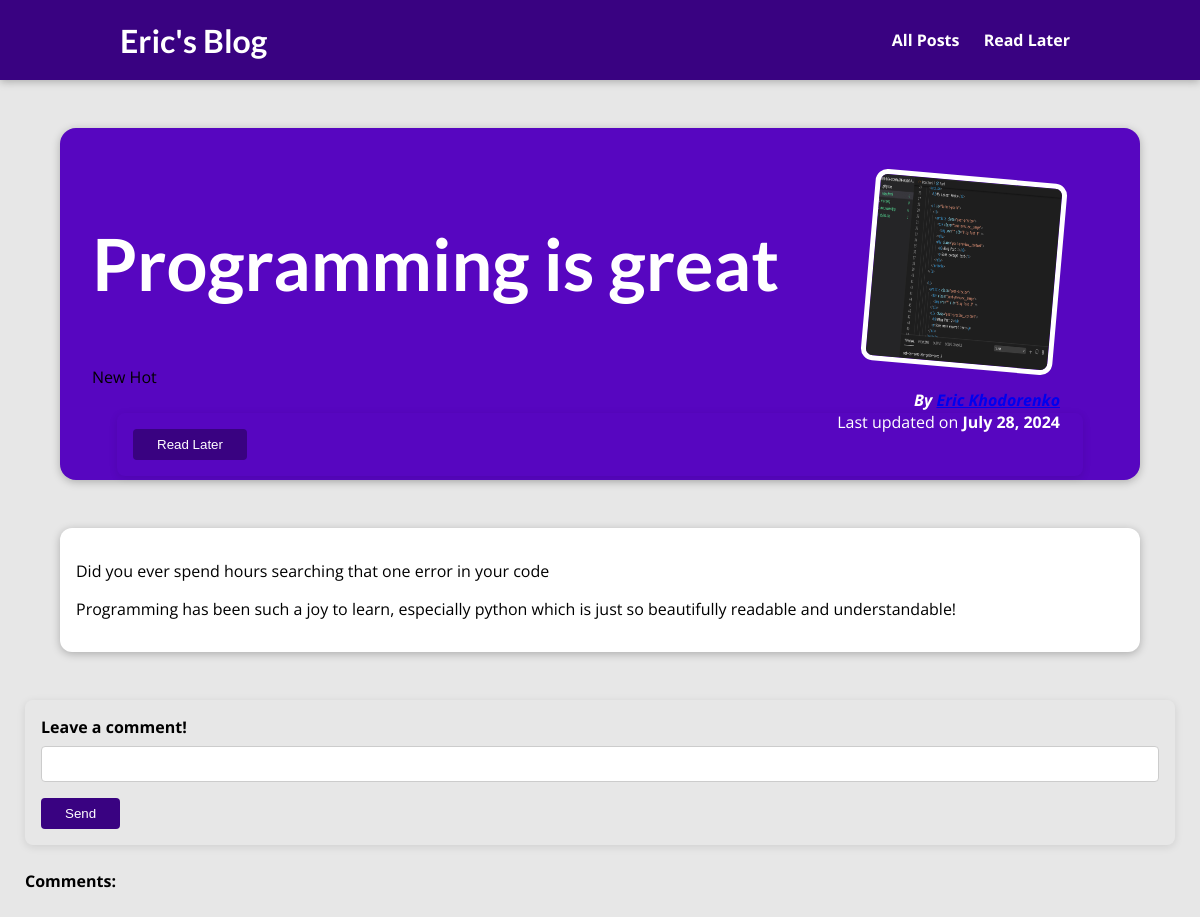
The app's page /posts/programming-is-great, older data.
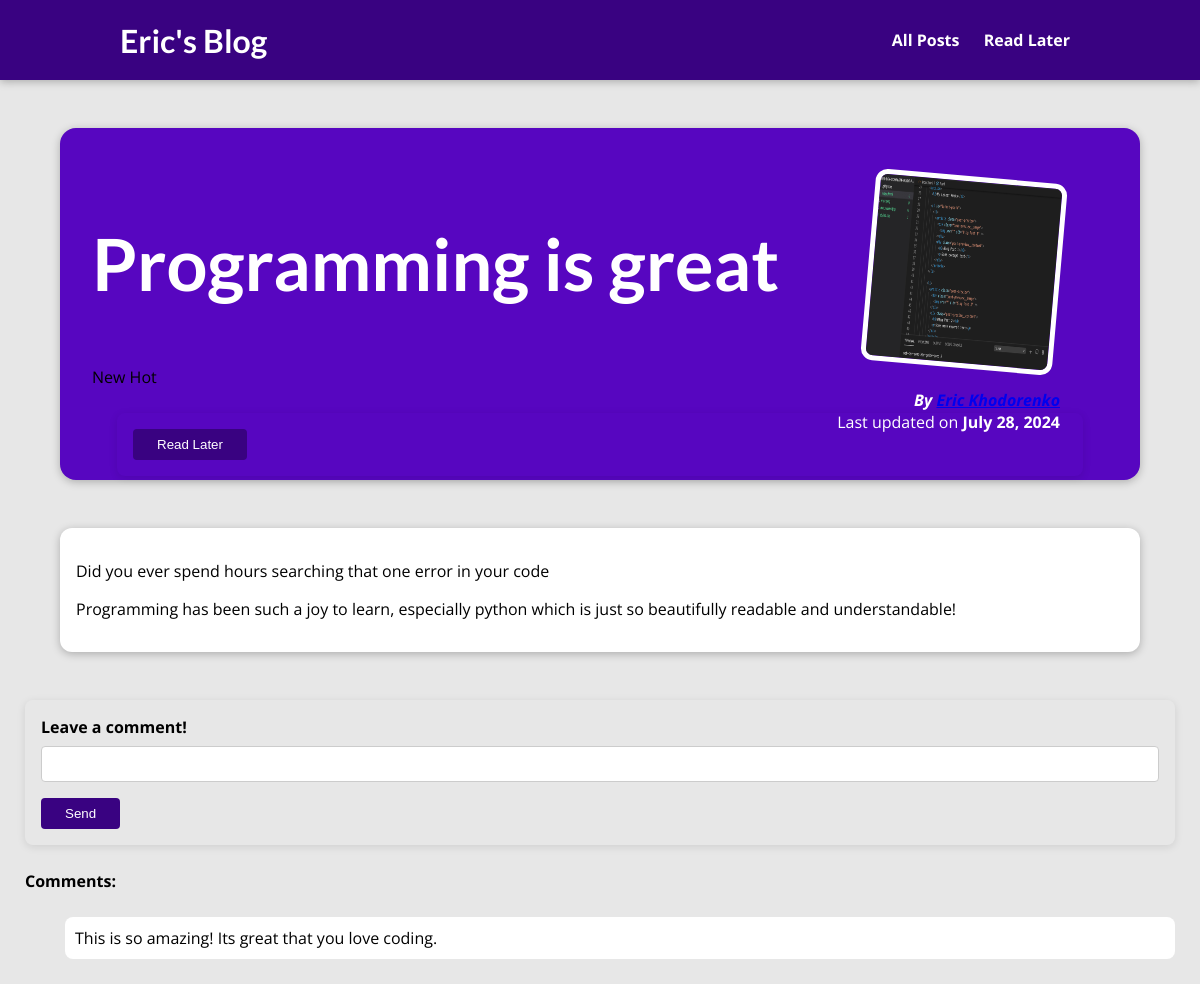
The same page, newer data.
### blog/models.py (models this page shows, shortened)
class Post(models.Model):
    title = models.CharField(max_length=100)
    excerpt = models.CharField(max_length=500)
    image_name = models.CharField(max_length=100)
    date = models.DateField()
    slug = models.SlugField(default="",null=False,db_index=True)
    content = models.TextField(max_length=10000)
    caption = models.ManyToManyField(Tag)
    author = models.ForeignKey(Author, on_delete=models.CASCADE,related_name="posts")

class Tag(models.Model):
    caption = models.CharField(max_length=50)

class Author(models.Model):
    first_name = models.CharField(max_length=25)
    last_name = models.CharField(max_length=25)
    email = models.EmailField(max_length=50)
    def __str__(self):
        return f"{self.first_name} {self.last_name}"

class Comment(models.Model):
    comment = models.CharField(max_length=300)
    post = models.ForeignKey(Post,on_delete=models.CASCADE,related_name="all_comments")

### blog/views.py (the view)
# urls.py: path("posts/<slug:slug>", views.SinglePostView.as_view(),name="post"),
class SinglePostView(DetailView):
    template_name = "blog/post.html"
    model = Post
    def get_context_data(self, **kwargs):
        context = super().get_context_data(**kwargs)
        object = self.get_object()
        context["form"] = CommentForm()
        context["post_tags"] = object.caption.all()
        return context
    def post(self, request, *args, **kwargs):
        self.object = self.get_object() # i am basically getting ourself in this function. im getting the post object.
        form = CommentForm(request.POST)
        if form.is_valid():
            comment = Comment(post=self.object, comment=form.cleaned_data['comment']) # 'comment' is the variable we are accessing from the form.
            comment.save() # saving this comment object to our database.
            return redirect("post", self.object.slug) # redirect works by taking the name from the urls.py of the template we want to navigate to, and then

### blog/forms.py
class CommentForm(forms.Form):
    comment = forms.CharField(label="Leave a comment!",max_length=300,error_messages={
        "required":"Your comment can't be empty",
        "max_length":"Your comment is too long"
    })

### blog/templates/blog/post.html (shortened to what this page needs)
{%extends "base.html"%}
{%load static%}
{% block css_files%}
  <link rel="stylesheet" href="{% static "blog/post-detail.css"%}"/>
{%endblock%}
{%block content%}
<header id="main-navigation">
  <h1><a href="{% url "index" %}">Eric's Blog</a></h1>
  <nav>
    <a href="{% url "posts" %}" style="margin:10px;">All Posts</a>
    <a href="{% url "read-later" %}" style="margin:10px;">Read Later</a>
  </nav>
</header>
  <section id="summary">
    <h2>{{post.title}}</h2>
    <div>
      {%for tag in post_tags %}
        <span class = "tag">{{tag.caption}}</span>
      {%endfor%}
    </div>
    <div class="read-later">
      <form action="{% url "read-later" %}" method="POST">
        <button type="submit">Read Later</button>
      </form>
    </div>
    <article>
      <img src="{% static "blog/images/"|add:post.image_name %}" alt ="Post Title" />
      <address>By <a href="mailto: {{post.author.email_address}}">{{post.author}}</a></address>
      <div>
        Last updated on <time>{{post.date}}</time>
      </div>
    </article>
  </section>
  <main>
    <p>
      {{post.excerpt}}
    </p>
    <p>
      {{post.content}}
    </p>
  </main>
  <section id="comment-section">
    <form method="POST" action="{%url "post" post.slug %}">
      {% for field in form %}
        <div class="form-control {% if field.errors %} errors {% endif %}">
          {{field.label_tag}}
          {{field}}
        </div>
        {% endfor %}
        <button type="submit">Send</button>
    </form>
  </section>
  <section id="all-comments">
    <h4>Comments:</h4>
    <ul>
    {% for comment in post.all_comments.all %}
      <div class="comment-div"><li>{{comment.comment}}</li></div>
    {% endfor %}
    </ul>
  </section>
{% endblock %}

### templates/base.html (shortened to what this page needs)
{%load static%}
<!DOCTYPE html>
<html lang="en">
<head>
    <link rel="stylesheet" href="{% static "styles.css" %}">
    {% block css_files %}{% endblock %}
</head>
<body>
    {% block content %}
    {% endblock %}
</body>
</html>

### static/styles.css (style rules this page uses)
* { box-sizing: border-box; }
html { font-family: 'Open Sans', 'Lato', sans-serif; }
body { margin: 0; }
h1, h2, h3 { font-family: 'Lato', sans-serif; font-weight: bold; }
#main-navigation { width: 100%; height: 5rem; display: flex; justify-content: space-between; align-items: center; padding: 0 10%; position: absolute; top: 0; left: 0; }
#main-navigation a { text-decoration: none; color: white; font-weight: bold; }

### blog/static/blog/post-detail.css (style rules this page uses)
body { background-color: #e7e7e7; }
#main-navigation { background-color: #390281; box-shadow: 0 2px 8px rgba(0, 0, 0, 0.25); }
#summary { margin: 8rem auto 3rem auto; padding: 2rem; width: 90%; max-width: 90rem; border-radius: 16px; background-color: #5706c0; position: relative; box-shadow: 0 2px 8px rgba(0, 0, 0, 0.25); height: 22rem; }
#summary h2 { color: white; font-size: 4.5rem; }
#summary article { position: absolute; top: 2rem; right: 3rem; padding: 1rem 2rem; border-radius: 12px; text-align: right; color: white; }
#summary article img { width: 12rem; height: 12rem; border-radius: 12px; transform: rotateZ(5deg); border: 5px solid white; margin-bottom: 1rem; }
#summary address { font-weight: bold; }
#summary time { font-weight: bold; }
main { width: 90%; max-width: 90rem; margin: 3rem auto; background-color: white; padding: 1rem; border-radius: 12px; box-shadow: 0 2px 8px rgba(0, 0, 0, 0.25); }
form { margin: 25px; padding: 1rem; border-radius: 8px; box-shadow: 0 2px 8px rgba(0, 0, 0, 0.1); }
.form-control { margin-bottom: 1rem; }
.form-control label { font-weight: bold; display: block; margin-bottom: 0.5rem; }
.form-control input, .form-control textarea { width: 100%; padding: 0.5rem; font-size: 1rem; border: 1px solid #ccc; border-radius: 4px; box-sizing: border-box; }
button[type="submit"] { padding: 0.5rem 1.5rem; background-color: #390281; color: white; border: none; border-radius: 4px; cursor: pointer; }
.comment-div { background-color:white; border-radius:8px; margin:25px; padding:10px; }
.comment-div > li { list-style:none; }
#all-comments > h4 { margin:25px; }

Row changes from the older to the newer data that the page shows:
added Comment: comment "This is so amazing! Its great that you love coding."
